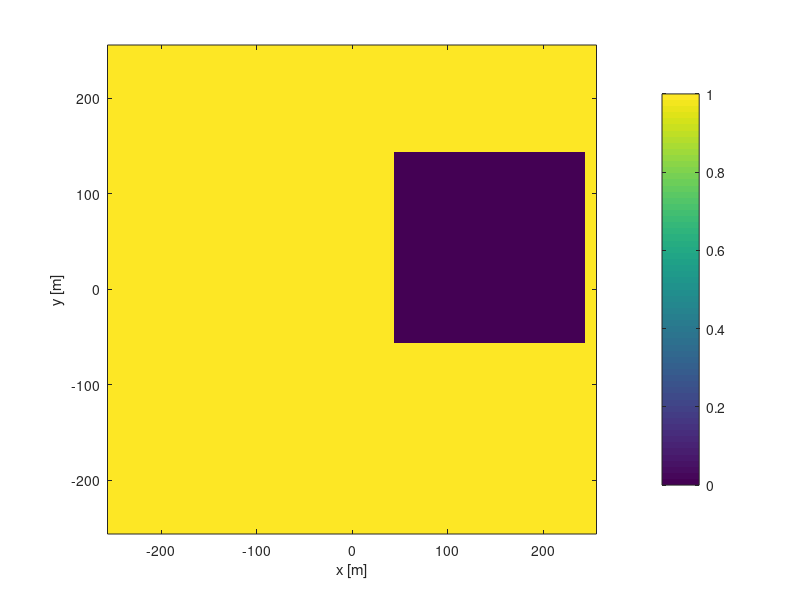
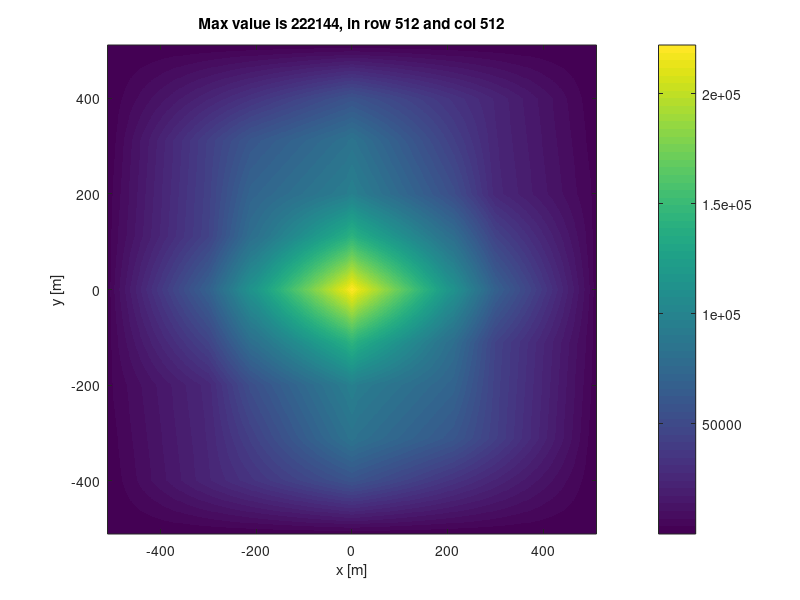
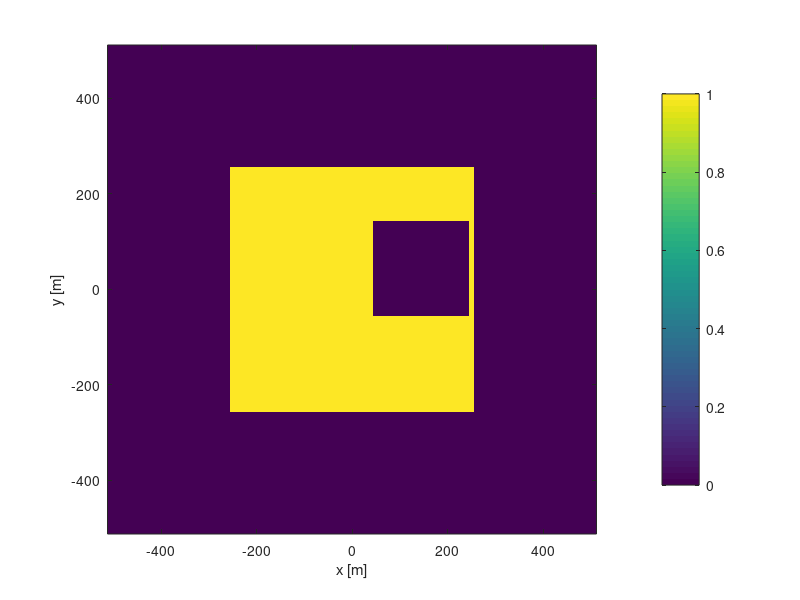

MATLAB code to generate these figures, in order: (Note: this script raises an error after producing the figures.)
% corrWindow2D.m Supplemental code for "Numerical Simulation of Optical 
% Wave Propagation with Examples in MATLAB"
% 
% Copyright (c) 2026, Jason D. Schmidt. Licensed under BSD 3-Clause.
% Code from the book (e.g., ft.m) copyright SPIE.

% define window and spatial grid:
N = 512; % number of grid points per side
w = ones(N); % window that covers the entire grid
w(201:400,301:500) = 0;
dx = 1; % grid spacing [m]
x = (-N/2 : N/2-1) * dx; % spatial grid

% count the number of nonzero entries, output to command line:
sprintf('There are %i nonzero entries in w', sum(w(:)))

% show original window:
figure(1); clf;
imagesc(x, x, w);
axis('image', 'xy');
colorbar;
xlabel('x [m]');
ylabel('y [m]');

% compute autocorrelation from original window using Matlab's xcorr2:
c1 = xcorr2(w, w);
% size of c1 is 2N-1 by 2N-1
xCor2 = (-N+1 : N-1)*dx; % spatial grid for xcorr2 result
% find the max value and its row & column:
[M, I] = max(c1(:));
[row, col] = ind2sub([2*N-1, 2*N-1], I);

% show window correlation from xcorr2:
figure(2); clf;
imagesc(xCor2, xCor2, c1);
axis('image', 'xy');
colorbar;
xlabel('x [m]');
ylabel('y [m]');
title(sprintf('Max value is %i, in row %i and col %i', M, row, col));

%% FT-based calculation of the correlation

% define zero-padded window and grid so that non-circular correlation is
% computed:
NPad = 2*N; % number of grid points in zero-padded array
wPad = zeros(NPad, NPad); % making zero-padded array
idxOrig = (-N/2 : N/2-1) + N+1; % indices for original window
wPad(idxOrig, idxOrig) = w; % fill center of zero-padded array
xPad = (-NPad/2 : NPad/2-1)*dx; % coordinates for zero-padded array

% show padded window:
figure(3); clf;
imagesc(xPad, xPad, wPad);
axis('image', 'xy');
colorbar;
xlabel('x [m]');
ylabel('y [m]');

% compute autocorrelation from padded window using Fourier transforms:
df = 1/NPad; % spatial frequency grid spacing
c2 = ift2(abs(ft2(wPad, dx)).^2, df);
% wFT = ft2(wPad, dx);
% wFtFlip = ft2(flip(flip(wFT,1),2), dx);
% c2 = ift2(wFT.*wFtFlip, df);
% find the max value and its row & column:
[M, I] = max(c2(:));
[row, col] = ind2sub([2*N, 2*N], I);

% show window correlation from Fourier transform:
figure(4); clf;
imagesc(xPad, xPad, abs(c2));
axis('image', 'xy');
colorbar;
xlabel('x [m]');
ylabel('y [m]');
title(sprintf('Max value is %i, in row %i and col %i', M, row, col));